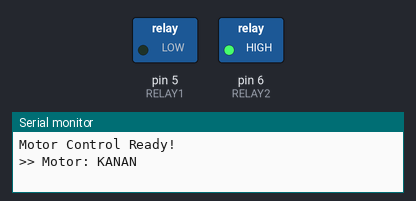
Simulated run of this sketch. Board: Arduino Uno, built with avr-gcc and run on an emulated ATmega328P. Shown: switched loads named in the sketch (green lamp = pin HIGH), the last lines printed to the serial monitor.

Above: at 2.5 s.
At 4.2 s:
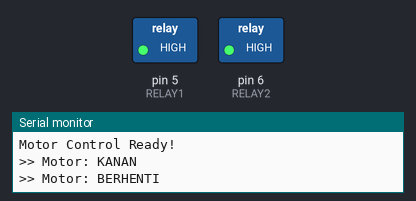
At 6.0 s:
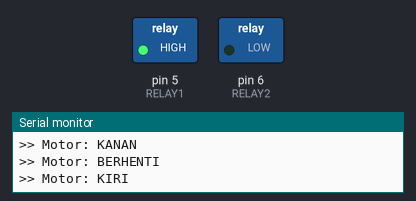
Timing chart, 0 to 10.1 s (numbered marks = the images above):
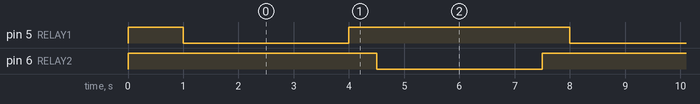

Measured:
- by itself, pin 5 (RELAY1), pin 6 (RELAY2): alternates HIGH for 4.0 s and LOW for 3.0 s
- by itself, everything shown: repeats every 7.0 s, in 4 steps

The sketch:

sketch_feb21a.ino
```cpp
#define RELAY1 5   // IN1 - kontrol arah 1
#define RELAY2 6   // IN2 - kontrol arah 2

// Relay Active LOW (umum pada relay module)
#define RELAY_ON  LOW
#define RELAY_OFF HIGH

// Waktu gerak (milliseconds)
#define WAKTU_KANAN  3000   // 3 detik ke kanan
#define WAKTU_BERHENTI 500  // 0.5 detik berhenti
#define WAKTU_KIRI   3000   // 3 detik ke kiri

void setup() {
  Serial.begin(115200);

  pinMode(RELAY1, OUTPUT);
  pinMode(RELAY2, OUTPUT);

  // Pastikan motor mati saat awal
  motorBerhenti();

  Serial.println("Motor Control Ready!");
  delay(1000);
}

void loop() {
  // Gerak ke KANAN
  motorKanan();
  Serial.println(">> Motor: KANAN");
  delay(WAKTU_KANAN);

  // Berhenti sebentar
  motorBerhenti();
  Serial.println(">> Motor: BERHENTI");
  delay(WAKTU_BERHENTI);

  // Gerak ke KIRI
  motorKiri();
  Serial.println(">> Motor: KIRI");
  delay(WAKTU_KIRI);

  // Berhenti sebentar
  motorBerhenti();
  Serial.println(">> Motor: BERHENTI");
  delay(WAKTU_BERHENTI);
}


// FUNGSI KONTROL MOTOR

void motorKanan() {
  digitalWrite(RELAY1, RELAY_ON);   // Relay 1 ON
  digitalWrite(RELAY2, RELAY_OFF);  // Relay 2 OFF
}

void motorKiri() {
  digitalWrite(RELAY1, RELAY_OFF);  // Relay 1 OFF
  digitalWrite(RELAY2, RELAY_ON);   // Relay 2 ON
}

void motorBerhenti() {
  // Kedua relay OFF = motor mati
  digitalWrite(RELAY1, RELAY_OFF);
  digitalWrite(RELAY2, RELAY_OFF);
}
```
